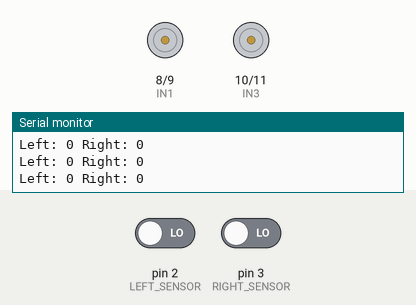
A sketch run on a simulated Arduino Uno, built with avr-gcc and run on an emulated ATmega328P. Parts: motor-driver pin pairs drawn as motors (green arrow = first pin HIGH = forward, orange = second pin HIGH = backward, longer = more drive), the last lines printed to the serial monitor. Inputs (shaded band) come from the test bench; at power-on: pin 2 (LEFT_SENSOR) LOW, pin 3 (RIGHT_SENSOR) LOW.

Above: at 1.2 s.
1.3 s: pin 2 (LEFT_SENSOR) driven HIGH
At 2.5 s:
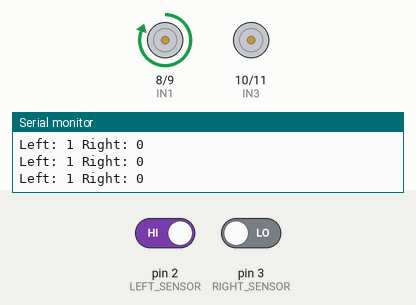
2.8 s: pin 3 (RIGHT_SENSOR) driven HIGH
At 3.6 s:
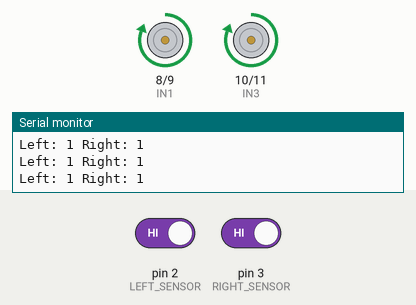
4.3 s: pin 2 (LEFT_SENSOR) driven LOW
At 4.6 s:
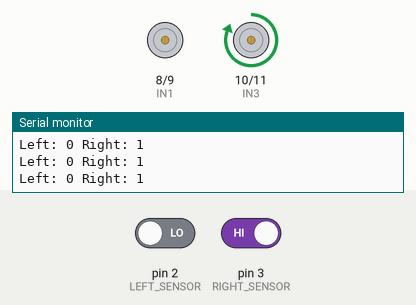
5.8 s: pin 3 (RIGHT_SENSOR) driven LOW
At 6.9 s:
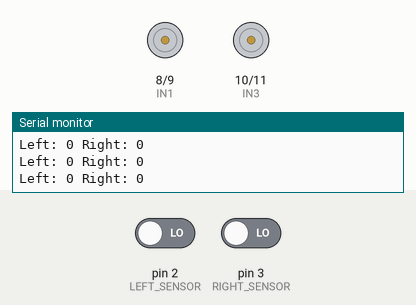
Timing chart, 0 to 8.8 s (numbered marks = the images above; inputs shaded):
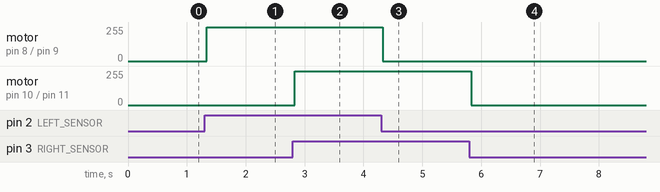

Measured:
- after the input at 1.3 s, motor on pin 8 (IN1) / pin 9 (IN2): stopped → forward 255/255 at once
- after the input at 2.8 s, motor on pin 10 (IN3) / pin 11 (IN4): stopped → forward 255/255 at once
- after the input at 4.3 s, motor on pin 8 (IN1) / pin 9 (IN2): forward 255/255 → stopped at once
- after the input at 5.8 s, motor on pin 10 (IN3) / pin 11 (IN4): forward 255/255 → stopped at once

The sketch:

Line_follower.ino
```cpp
#define LEFT_SENSOR 2
#define RIGHT_SENSOR 3

// Motor A
#define IN1 8
#define IN2 9

// Motor B
#define IN3 10
#define IN4 11

void setup() {

  pinMode(LEFT_SENSOR, INPUT);
  pinMode(RIGHT_SENSOR, INPUT);

  pinMode(IN1, OUTPUT);
  pinMode(IN2, OUTPUT);
  pinMode(IN3, OUTPUT);
  pinMode(IN4, OUTPUT);

  Serial.begin(9600);
}

void loop() {

  int left = digitalRead(LEFT_SENSOR);
  int right = digitalRead(RIGHT_SENSOR);

  Serial.print("Left: ");
  Serial.print(left);
  Serial.print(" Right: ");
  Serial.println(right);

  // BOTH WHITE → FORWARD
  if (left == HIGH && right == HIGH) {
    forward();
  }

  // LEFT BLACK → TURN LEFT
  else if (left == LOW && right == HIGH) {
    leftTurn();
  }

  // RIGHT BLACK → TURN RIGHT
  else if (left == HIGH && right == LOW) {
    rightTurn();
  }

  // BOTH BLACK → STOP
  else {
    stopRobot();
  }
}

// ================= MOTOR FUNCTIONS =================

void forward() {
  digitalWrite(IN1, HIGH);
  digitalWrite(IN2, LOW);

  digitalWrite(IN3, HIGH);
  digitalWrite(IN4, LOW);
}

void leftTurn() {
  digitalWrite(IN1, LOW);
  digitalWrite(IN2, LOW);

  digitalWrite(IN3, HIGH);
  digitalWrite(IN4, LOW);
}

void rightTurn() {
  digitalWrite(IN1, HIGH);
  digitalWrite(IN2, LOW);

  digitalWrite(IN3, LOW);
  digitalWrite(IN4, LOW);
}

void stopRobot() {
  digitalWrite(IN1, LOW);
  digitalWrite(IN2, LOW);

  digitalWrite(IN3, LOW);
  digitalWrite(IN4, LOW);
}
```
